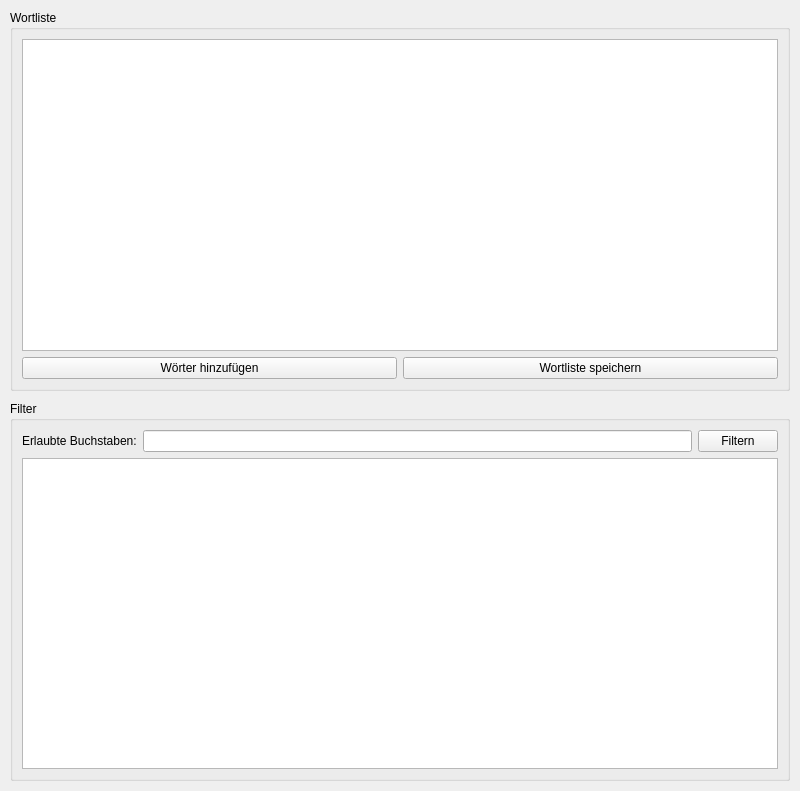
<?xml version="1.0" encoding="UTF-8"?>
<ui version="4.0">
 <class>MainWindow</class>
 <widget class="QMainWindow" name="MainWindow">
  <property name="geometry">
   <rect>
    <x>0</x>
    <y>0</y>
    <width>800</width>
    <height>791</height>
   </rect>
  </property>
  <property name="windowTitle">
   <string>Word Filter</string>
  </property>
  <widget class="QWidget" name="centralwidget">
   <layout class="QVBoxLayout" name="verticalLayout">
    <property name="spacing">
     <number>10</number>
    </property>
    <property name="margin">
     <number>10</number>
    </property>
    <item>
     <widget class="QGroupBox" name="wordlistGroupBox">
      <property name="title">
       <string>Wortliste</string>
      </property>
      <layout class="QVBoxLayout" name="verticalLayout_2">
       <item>
        <widget class="QPlainTextEdit" name="wordListEdit"/>
       </item>
       <item>
        <layout class="QHBoxLayout" name="horizontalLayout">
         <item>
          <widget class="QPushButton" name="addWordsButton">
           <property name="text">
            <string>Wörter hinzufügen</string>
           </property>
           <property name="icon">
            <iconset theme="list-add"/>
           </property>
          </widget>
         </item>
         <item>
          <widget class="QPushButton" name="saveWordsButton">
           <property name="text">
            <string>Wortliste speichern</string>
           </property>
           <property name="icon">
            <iconset theme="document-save"/>
           </property>
          </widget>
         </item>
        </layout>
       </item>
      </layout>
     </widget>
    </item>
    <item>
     <widget class="QGroupBox" name="filterGroupBox">
      <property name="title">
       <string>Filter</string>
      </property>
      <layout class="QVBoxLayout" name="verticalLayout_3">
       <item>
        <layout class="QHBoxLayout" name="horizontalLayout_2">
         <item>
          <widget class="QLabel" name="label">
           <property name="text">
            <string>Erlaubte Buchstaben:</string>
           </property>
           <property name="buddy">
            <cstring>allowedLettersEdit</cstring>
           </property>
          </widget>
         </item>
         <item>
          <widget class="QLineEdit" name="allowedLettersEdit"/>
         </item>
         <item>
          <widget class="QPushButton" name="filterButton">
           <property name="text">
            <string>Filtern</string>
           </property>
          </widget>
         </item>
        </layout>
       </item>
       <item>
        <widget class="QPlainTextEdit" name="filteredWordsEdit">
         <property name="readOnly">
          <bool>true</bool>
         </property>
        </widget>
       </item>
      </layout>
     </widget>
    </item>
   </layout>
  </widget>
 </widget>
 <resources/>
 <connections/>
</ui>
